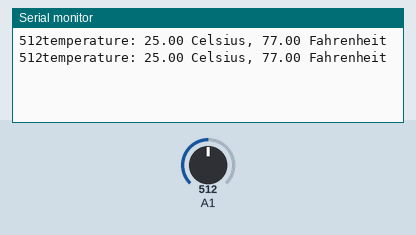
Recording of a sketch running on a simulated Arduino Uno, built with avr-gcc and run on an emulated ATmega328P. Shown: the last lines printed to the serial monitor. Inputs (shaded band) come from the test bench; at power-on: A1 = 512.

Above: at 1.8 s.
1.9 s: A1 set to 576
At 2.5 s:
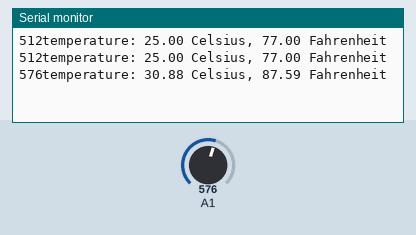
3.4 s: A1 set to 556
At 4.8 s:
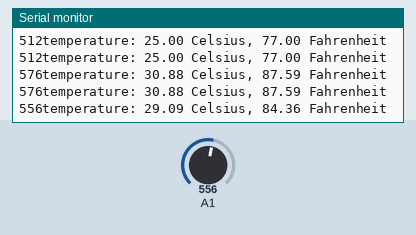
Timing chart, 0 to 6.4 s (numbered marks = the images above; inputs shaded):
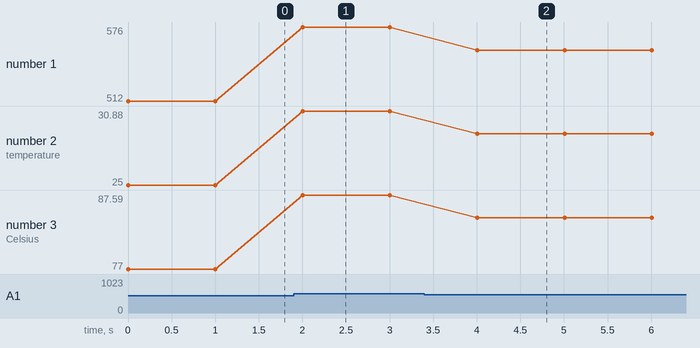

Measured:
- after the input at 1.9 s, the serial monitor: prints a new line after 0.10 s (image 1)
- after the input at 3.4 s, the serial monitor: prints a new line after 0.61 s (image 2)
- plotted number 1: 512 → 576 after the input at 1.9 s, 576 → 556 after the input at 3.4 s
- plotted number 2: 25 → 30.88 after the input at 1.9 s, 30.88 → 29.09 after the input at 3.4 s
- plotted number 3: 77 → 87.59 after the input at 1.9 s, 87.59 → 84.36 after the input at 3.4 s

The sketch:

sketch_Lab6_02Accu.ino
```cpp
void setup()
{
  Serial.begin(38400);
}

int code;
float celsius;
float fahrenheit;

void loop()
{
  code = analogRead(1);
  Serial.print(code);
  if (code <= 289) {
    celsius = 5 + (code - 289) / 9.82;
  }
  if (code > 289 && code <= 342) {
    celsius = 10 + (code - 342) / 10.60;
  }
  if (code > 342 && code <= 398) {
    celsius = 15 + (code - 398) / 11.12;
  }
  if (code > 398 && code <= 455) {
    celsius = 20 + (code - 455) / 11.36;
  }
  if (code > 455 && code <= 512) {
    celsius = 25 + (code - 512) / 11.32;
  }
  if (code > 512 && code <= 566) {
    celsius = 30 + (code - 566) / 11.00;
  }
  if (code > 566 && code <= 619) {
    celsius = 35 + (code - 619) / 10.44;
  }
  if (code > 619 && code <= 667) {
    celsius = 40 + (code - 667) / 9.73;
  }
  if (code > 667) {
    celsius = 45 + (code - 712) / 8.90;
  }
  fahrenheit = celsius * 1.8 + 32;
  Serial.print("temperature: ");
  Serial.print(celsius);
  Serial.print(" Celsius, ");
  Serial.print(fahrenheit);
  Serial.println(" Fahrenheit");
  delay(1000);


}
```
